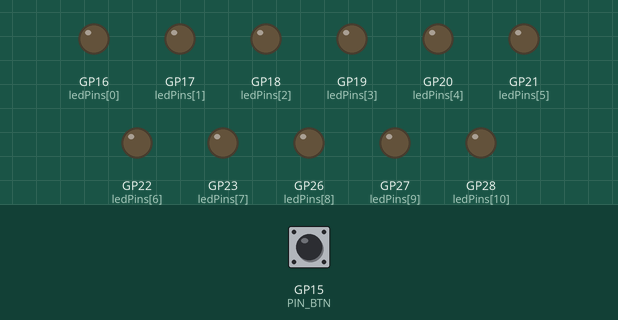
Recording of a sketch running on a simulated Raspberry Pi Pico. Shown: output pins drawn as LEDs (lit = HIGH). Dashed ring = blinking. Inputs (shaded band) come from the test bench; at power-on: GP15 (PIN_BTN) HIGH.

Above: at 1.2 s.
1.3 s: GP15 (PIN_BTN) pulled LOW for 0.15 s
At 1.62 s:
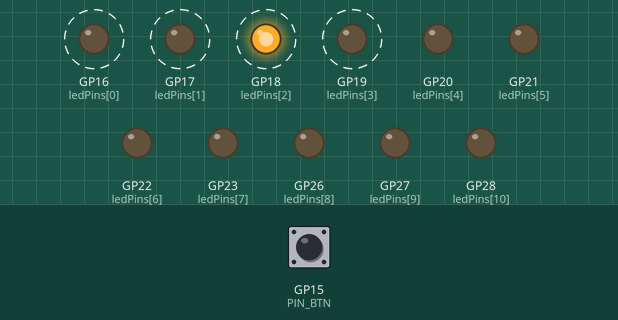
4.3 s: GP15 (PIN_BTN) pulled LOW for 1 s
At 4.82 s:
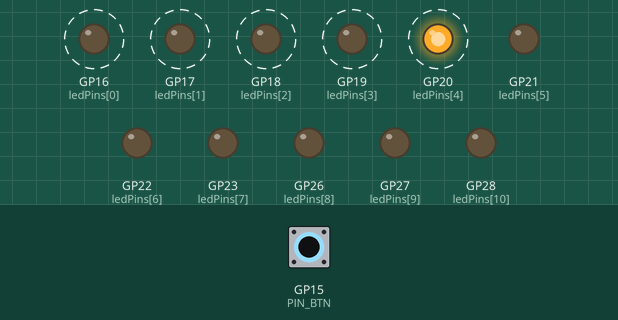
7.3 s: GP15 (PIN_BTN) pulled LOW for 3.2 s
At 8.02 s:
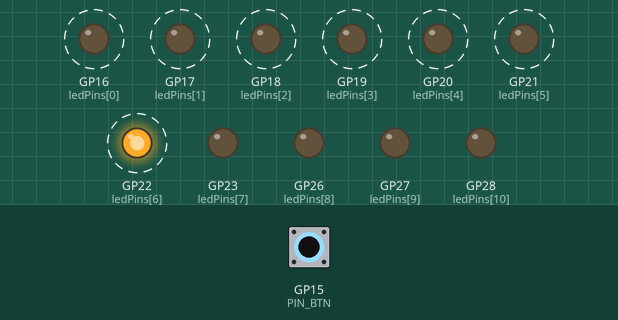
Timing chart, 0 to 11.0 s (numbered marks = the images above; inputs shaded):
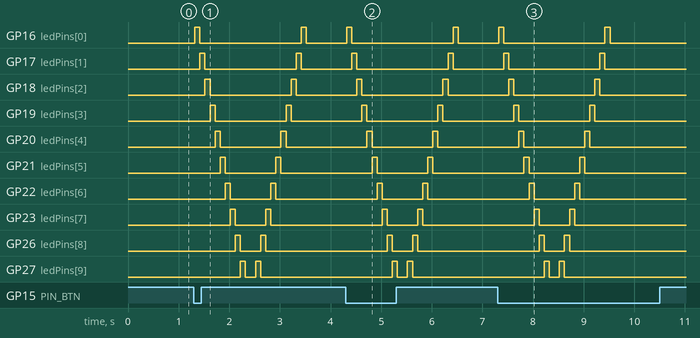

The sketch:

led-bar-ctrl.ino
```cpp
#define PIN_BTN 15
// byte: This is a data type used in Arduino that represents an 8-bit unsigned integer (values from 0 to 255).
// If you are using standard C, you would typically use unsigned char instead.
byte ledPins[] = {16, 17, 18, 19, 20, 21, 22, 23, 26, 27, 28};
int ledCounts;

void setup() {
  pinMode(PIN_BTN, INPUT);
  ledCounts = sizeof(ledPins);
  for (int i = 0; i < ledCounts; i++) {
    pinMode(ledPins[i], OUTPUT);
  }
}

void loop() {
  if (btnPressed()){
    delay(20); // bounce effect
    if (btnPressed()) { // stable status
      startAnimation();
    }
    while(btnPressed());
  }
}

bool btnPressed() {
  return digitalRead(PIN_BTN) == LOW;
}

void startAnimation() {
  for (int i = 0; i < ledCounts; i++) {
    blinkLed(ledPins[i]);
  }
  for (int i = ledCounts - 1; i > -1; i--) {
    blinkLed(ledPins[i]);
  }
}

void blinkLed(int pin) {
  digitalWrite(pin, HIGH);
  delay(100);
  digitalWrite(pin, LOW);
}
```

Measured:
- after the input at 1.3 s, GP16 (ledPins[0]): alternates HIGH for 0.10 s and LOW for 2.0 s, starting at once; GP17 (ledPins[1]): alternates HIGH for 0.10 s and LOW for 1.8 s, starting after 0.12 s
- after the input at 4.3 s, GP16 (ledPins[0]): alternates HIGH for 0.10 s and LOW for 2.0 s, starting at once; GP17 (ledPins[1]): alternates HIGH for 0.10 s and LOW for 1.8 s, starting after 0.12 s
- after the input at 7.3 s, GP16 (ledPins[0]): alternates HIGH for 0.10 s and LOW for 2.0 s, 4 changes in all, then stays LOW, starting at once; GP17 (ledPins[1]): alternates HIGH for 0.10 s and LOW for 1.8 s, 4 changes in all, then stays LOW, starting after 0.12 s
